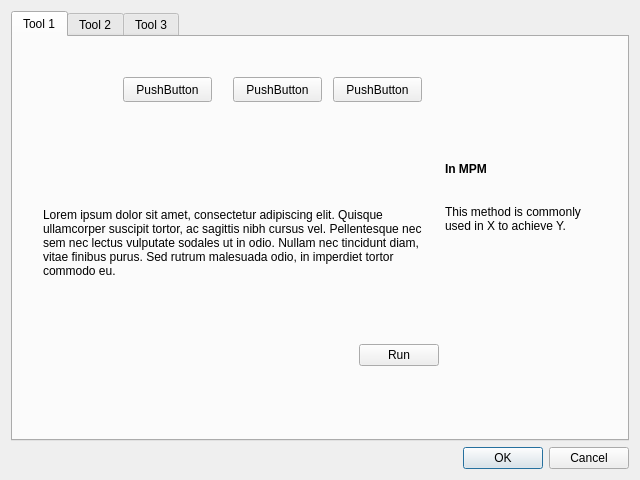
<?xml version="1.0" encoding="UTF-8"?>
<ui version="4.0">
 <class>Dialog</class>
 <widget class="QDialog" name="Dialog">
  <property name="geometry">
   <rect>
    <x>0</x>
    <y>0</y>
    <width>640</width>
    <height>480</height>
   </rect>
  </property>
  <property name="windowTitle">
   <string>Dialog</string>
  </property>
  <layout class="QVBoxLayout" name="verticalLayout">
   <item>
    <widget class="QTabWidget" name="tabWidget_2">
     <property name="currentIndex">
      <number>0</number>
     </property>
     <widget class="QWidget" name="tab_1">
      <attribute name="title">
       <string>Tool 1</string>
      </attribute>
      <widget class="QWidget" name="layoutWidget">
       <property name="geometry">
        <rect>
         <x>30</x>
         <y>110</y>
         <width>538</width>
         <height>219</height>
        </rect>
       </property>
       <layout class="QGridLayout" name="gridLayout">
        <item row="0" column="0" rowspan="2">
         <widget class="QLabel" name="label_3">
          <property name="styleSheet">
           <string notr="true">font: italic 11pt &quot;Ubuntu&quot;;</string>
          </property>
          <property name="inputMethodHints">
           <set>Qt::ImhNone</set>
          </property>
          <property name="text">
           <string>Lorem ipsum dolor sit amet, consectetur adipiscing elit. Quisque ullamcorper suscipit tortor, ac sagittis nibh cursus vel. Pellentesque nec sem nec lectus vulputate sodales ut in odio. Nullam nec tincidunt diam, vitae finibus purus. Sed rutrum malesuada odio, in imperdiet tortor commodo eu. </string>
          </property>
          <property name="wordWrap">
           <bool>true</bool>
          </property>
         </widget>
        </item>
        <item row="0" column="1">
         <layout class="QVBoxLayout" name="verticalLayout_2">
          <item>
           <widget class="QLabel" name="label">
            <property name="font">
             <font>
              <weight>75</weight>
              <bold>true</bold>
             </font>
            </property>
            <property name="text">
             <string>In MPM</string>
            </property>
           </widget>
          </item>
          <item>
           <widget class="QLabel" name="label_4">
            <property name="styleSheet">
             <string notr="true">font: italic 11pt &quot;Ubuntu&quot;;</string>
            </property>
            <property name="inputMethodHints">
             <set>Qt::ImhNone</set>
            </property>
            <property name="text">
             <string>This method is commonly used in X to achieve Y.</string>
            </property>
            <property name="wordWrap">
             <bool>true</bool>
            </property>
           </widget>
          </item>
         </layout>
        </item>
        <item row="1" column="1" rowspan="2">
         <widget class="QLabel" name="label_5">
          <property name="text">
           <string/>
          </property>
          <property name="pixmap">
           <pixmap>../../../../../../Pictures/eis_interpolate_cropped.png</pixmap>
          </property>
         </widget>
        </item>
        <item row="2" column="0">
         <layout class="QHBoxLayout" name="horizontalLayout">
          <item>
           <spacer name="horizontalSpacer">
            <property name="orientation">
             <enum>Qt::Horizontal</enum>
            </property>
            <property name="sizeHint" stdset="0">
             <size>
              <width>148</width>
              <height>20</height>
             </size>
            </property>
           </spacer>
          </item>
          <item>
           <widget class="QPushButton" name="pushButton_2">
            <property name="text">
             <string>Run</string>
            </property>
           </widget>
          </item>
         </layout>
        </item>
       </layout>
      </widget>
      <widget class="QPushButton" name="pushButton">
       <property name="geometry">
        <rect>
         <x>110</x>
         <y>40</y>
         <width>89</width>
         <height>25</height>
        </rect>
       </property>
       <property name="text">
        <string>PushButton</string>
       </property>
      </widget>
      <widget class="QPushButton" name="pushButton_3">
       <property name="geometry">
        <rect>
         <x>220</x>
         <y>40</y>
         <width>89</width>
         <height>25</height>
        </rect>
       </property>
       <property name="text">
        <string>PushButton</string>
       </property>
      </widget>
      <widget class="QPushButton" name="pushButton_4">
       <property name="geometry">
        <rect>
         <x>320</x>
         <y>40</y>
         <width>89</width>
         <height>25</height>
        </rect>
       </property>
       <property name="text">
        <string>PushButton</string>
       </property>
      </widget>
     </widget>
     <widget class="QWidget" name="tab_2">
      <attribute name="title">
       <string>Tool 2</string>
      </attribute>
      <widget class="QLabel" name="label_2">
       <property name="geometry">
        <rect>
         <x>20</x>
         <y>50</y>
         <width>67</width>
         <height>17</height>
        </rect>
       </property>
       <property name="text">
        <string>Step 1</string>
       </property>
      </widget>
      <widget class="QLabel" name="label_6">
       <property name="geometry">
        <rect>
         <x>20</x>
         <y>100</y>
         <width>67</width>
         <height>17</height>
        </rect>
       </property>
       <property name="text">
        <string>Step 2</string>
       </property>
      </widget>
      <widget class="QLabel" name="label_7">
       <property name="geometry">
        <rect>
         <x>20</x>
         <y>150</y>
         <width>67</width>
         <height>17</height>
        </rect>
       </property>
       <property name="text">
        <string>Step 3</string>
       </property>
      </widget>
     </widget>
     <widget class="QWidget" name="tab_3">
      <attribute name="title">
       <string>Tool 3</string>
      </attribute>
     </widget>
    </widget>
   </item>
   <item>
    <widget class="QDialogButtonBox" name="buttonBox">
     <property name="orientation">
      <enum>Qt::Horizontal</enum>
     </property>
     <property name="standardButtons">
      <set>QDialogButtonBox::Cancel|QDialogButtonBox::Ok</set>
     </property>
     <property name="centerButtons">
      <bool>false</bool>
     </property>
    </widget>
   </item>
  </layout>
 </widget>
 <resources/>
 <connections>
  <connection>
   <sender>buttonBox</sender>
   <signal>accepted()</signal>
   <receiver>Dialog</receiver>
   <slot>accept()</slot>
   <hints>
    <hint type="sourcelabel">
     <x>248</x>
     <y>254</y>
    </hint>
    <hint type="destinationlabel">
     <x>157</x>
     <y>274</y>
    </hint>
   </hints>
  </connection>
  <connection>
   <sender>buttonBox</sender>
   <signal>rejected()</signal>
   <receiver>Dialog</receiver>
   <slot>reject()</slot>
   <hints>
    <hint type="sourcelabel">
     <x>316</x>
     <y>260</y>
    </hint>
    <hint type="destinationlabel">
     <x>286</x>
     <y>274</y>
    </hint>
   </hints>
  </connection>
 </connections>
</ui>
